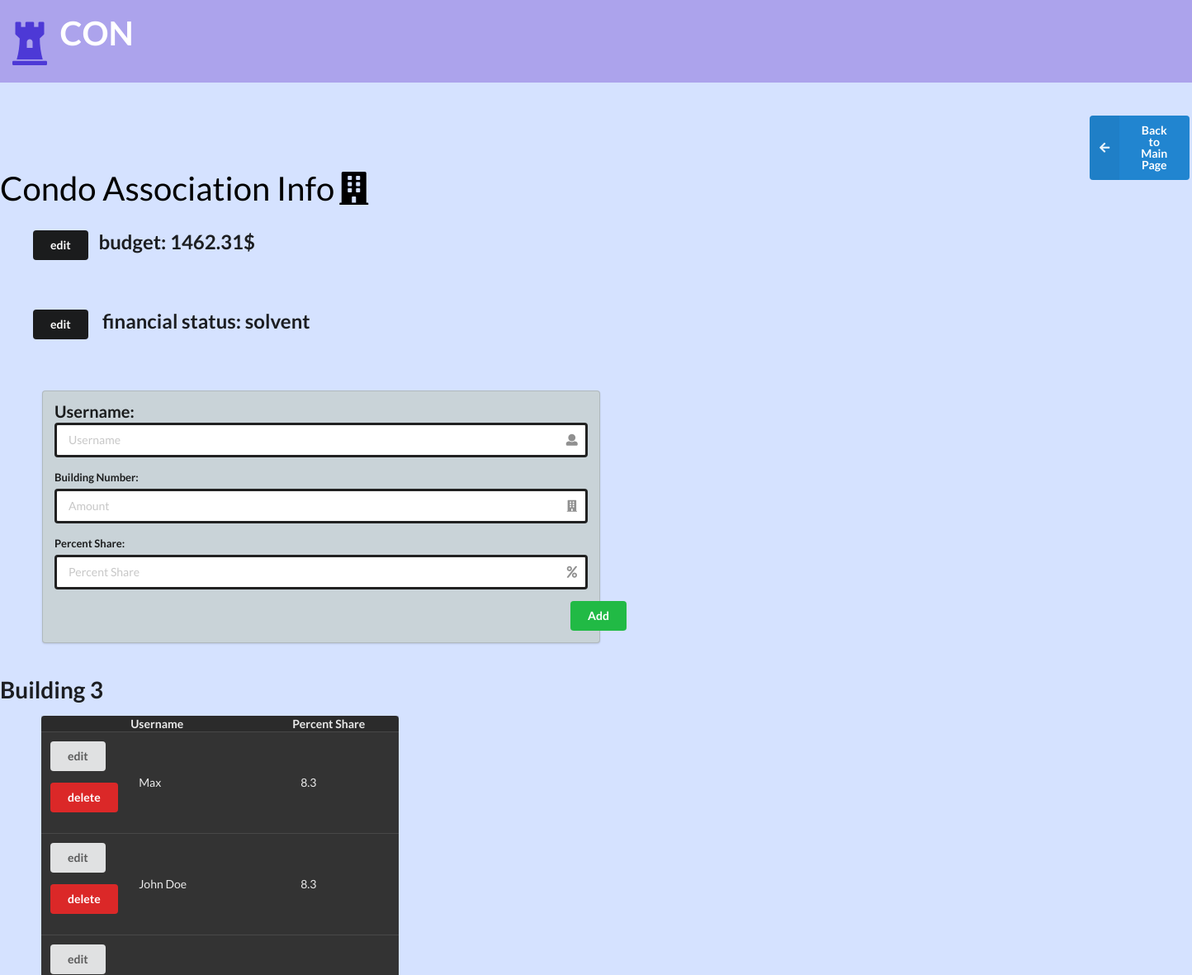
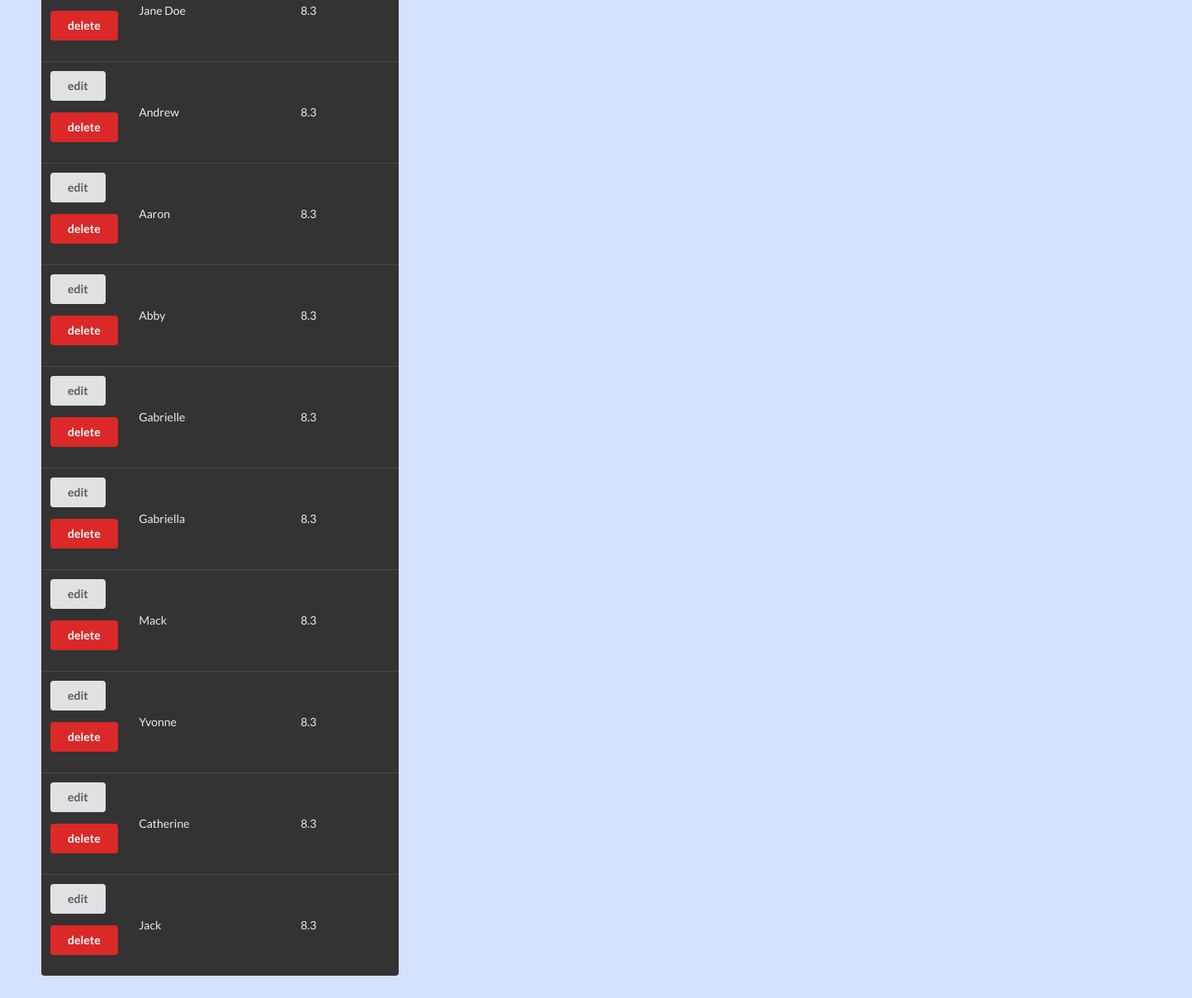
The app's page /lib/condoAssociation.php (signed in) with its own data (2 pictures, top to bottom).
### tables this page shows
CREATE TABLE `condoAssociations` (
  `condoAssociationID` int(6) NOT NULL AUTO_INCREMENT,
  `budget` float DEFAULT NULL,
  `financialStatus` varchar(200) DEFAULT NULL,
  PRIMARY KEY (`condoAssociationID`)
);

CREATE TABLE `percentShare` (
  `userID` int(11) DEFAULT NULL,
  `buildingID` int(11) DEFAULT NULL,
  `percentShare` float DEFAULT NULL,
  KEY `userID` (`userID`),
  KEY `buildingID` (`buildingID`),
  CONSTRAINT `percentShare_ibfk_1` FOREIGN KEY (`userID`) REFERENCES `Users` (`userID`) ON DELETE CASCADE,
  CONSTRAINT `percentShare_ibfk_2` FOREIGN KEY (`buildingID`) REFERENCES `buildings` (`buildingID`) ON DELETE CASCADE
);

CREATE TABLE `Users` (
  `userID` int(11) NOT NULL AUTO_INCREMENT,
  `name` varchar(100) DEFAULT NULL,
  `password` varchar(100) DEFAULT NULL,
  `email` varchar(100) DEFAULT NULL,
  `primary_address` varchar(100) DEFAULT NULL,
  `administrator` tinyint(1) DEFAULT NULL,
  `status` varchar(100) DEFAULT NULL,
  `condoAssociationID` int(11) DEFAULT NULL,
  `condoClassification` varchar(100) DEFAULT NULL,
  PRIMARY KEY (`userID`),
  KEY `condoAssociationID` (`condoAssociationID`),
  CONSTRAINT `Users_ibfk_1` FOREIGN KEY (`condoAssociationID`) REFERENCES `condoAssociations` (`condoAssociationID`) ON DELETE CASCADE
);

### lib/condoAssociation.php (the view, shortened to what this page needs)
<?php
include('config.php');
?>
<html>
<head>
    <link rel="stylesheet" href="https://cdnjs.cloudflare.com/ajax/libs/semantic-ui/2.4.1/semantic.min.css">
</head>
<body style="background-color: #d5e2ff;">
<div style = "background-color:#aca3ec; height:100px; color:#4D39D6; padding:3px;"><b><br><i class="huge chess rook icon"></i></b><b align="middle" style="margin-bottom:10px; color:white; font-size:40px;">CON</b></div>
<br><br>
<button style="margin-left:1320px" class="ui blue left labeled icon button" type="submit" name="back" onclick="window.location.href='welcome.php';">
    <i class="left arrow icon"></i>
    Back to Main Page
</button>
<a style="margin:30px; font-size: 40px; color:black;" class="item">
    Condo Association Info<i class="building icon"></i>
</a>
<br><br>
<?php
	$caID = $_SESSION['condoAssociationID'];
	$ca_query = mysqli_query($db,"SELECT budget,financialStatus FROM condoAssociations WHERE condoAssociationID=$caID");
	$ca = mysqli_fetch_array($ca_query);
	echo '<form action="condoAssociation.php" method="post">';
	if($_SESSION['admin'] == 1) {
		if(isset($_POST['edit_budget'])) {
			echo '	<h2 style="margin-left: 40px"><input class="ui green button" type="submit" name="confirm_new_budget" value="confirm">'. "&nbsp;&nbsp;";
		} else { echo '	<h2 style="margin-left: 40px"><input class="ui black button" type="submit" name="edit_budget" value="edit">'. "&nbsp;&nbsp;"; }
	}
	if(isset($_POST['edit_budget'])) {
		echo '	<input type="text" name="new_budget" value="'.$ca['budget'].'">'.'</h2><br>';
	} else { echo "budget: " . $ca['budget'] . "$</h2><br>"; }
	if($_SESSION['admin'] == 1) {
		if(isset($_POST['edit_financialStatus'])) {
			echo '	<h2 style="margin-left: 40px"><input class="ui green button" type="submit" name="confirm_new_financialStatus" value="confirm">'. "&nbsp;&nbsp;";
		} else { echo '	<h2 style="margin-left: 40px"><input class="ui black button" type="submit" name="edit_financialStatus" value="edit">'. "&nbsp;&nbsp;"; }
	}
	if(isset($_POST['edit_financialStatus'])) {
		echo '	<input type="text" name="new_financialStatus" value="'.$ca['financialStatus'].'">'.'</h2><br>';
	} else { echo " financial status: " . $ca['financialStatus'] . "</h2><br>"; }
	echo "</form>";
	$sql = "SELECT  name as username, buildingID, percentShare FROM Users,percentShare WHERE condoAssociationID=$caID AND percentShare.userID=Users.userID;";
	$user_query = mysqli_query($db,$sql);
	if($_SESSION['admin'] == 1) {
	    ?>
<form action="condoAssociation.php" method="post">
    <div style="margin-left:30px;" class="ui two column middle aligned relaxed grid basic segment">
        <div class="column">
            <div style=" background-color: #c9d3d8;" class="ui form segment AVAST_PAM_loginform">
                <div class="field">
                    <label for="username" style="font-size: 20px;">Username: </label>
                    <div class="ui left labeled icon input">
                            <input style=" border: solid;" type="text" placeholder="Username" name="username" >
                    </div>
                </div>
                <div class="field">
                    <label for="BuildingNum">Building Number: </label>
                    <div class="ui left labeled icon input">
                        <input style=" border: solid;" type="text" placeholder="Amount" name="buildingNum" >
                    </div>
                </div>
                <div class="field">
                    <label for="percentShare">Percent Share:</label>
                    <div class="ui left labeled icon input">
                        <input style=" border: solid;" type="text" placeholder="Percent Share" name="percentShare" >
                    </div>
                </div>
                <input style="margin-left:625px;" class="ui positive button" type="submit" name="add_record" value="Add">
            </div>
        </div>
    </div>
</form>
	<?php
    }
	$buildingIDs = array();
	$users = array();
	while($user = mysqli_fetch_array($user_query)) {
		array_push($users, $user);
		if(!in_array($user['buildingID'], $buildingIDs))
			array_push($buildingIDs, $user['buildingID']);
	}
	foreach($buildingIDs as $b) {
		echo "<h1> Building $b </h1>";
		echo "<table class='ui table inverted' style='margin-left: 50px; width:30%;'>";
		echo "<col style='width: 20%'><col style='width:50%px;'><col style='width: 30%;'>";
		if($_SESSION['admin'] == 1)
			echo "<th></th>";
		echo "<th> Username </th>";
		echo "<th> Percent Share </th></tr>";
		foreach($users as $user) {
			if($user['buildingID']==$b) {
				echo "<tr>";
				if($_SESSION['admin'] == 1) {
					echo '<td><form action="edit_percentShare.php" method="post">';
					echo '<input class="ui button" type="submit" name="edit" value="edit">';
					echo '</form>';
					echo '<form action="condoAssociation.php" method="post">';
					echo '<input class="ui red button" type="submit" name="delete" value="delete">';
					echo '</form></td>';
				}
				echo "<td align='center'>".$user['username']."</td>";
				echo "<td>".$user['percentShare']."</td>";
				echo "</tr>";
			}
		}
		echo "</table><br>";
	}
?>
</body>
</html>

### records on screen
condoassociations: budget "1462.31", financialStatus "solvent"
percentshare: userID.name "Max", percentShare "8.3"
percentshare: userID.name "John Doe", percentShare "8.3"
percentshare: userID.name "Jane Doe", percentShare "8.3"
percentshare: userID.name "Andrew", percentShare "8.3"
percentshare: userID.name "Aaron", percentShare "8.3"
percentshare: userID.name "Abby", percentShare "8.3"
percentshare: userID.name "Gabrielle", percentShare "8.3"
percentshare: userID.name "Gabriella", percentShare "8.3"
percentshare: userID.name "Mack", percentShare "8.3"
percentshare: userID.name "Yvonne", percentShare "8.3"
percentshare: userID.name "Catherine", percentShare "8.3"
percentshare: userID.name "Jack", percentShare "8.3"

### other values on screen
$b "3"
